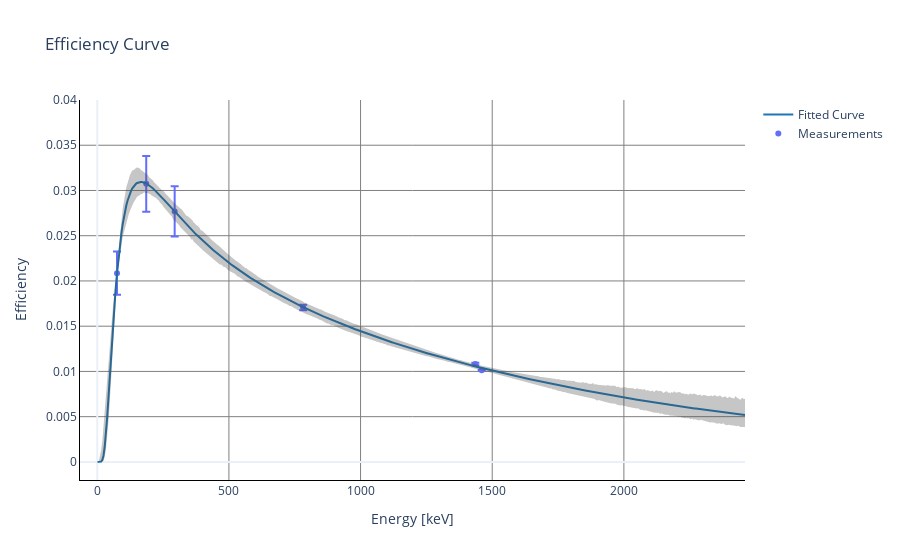

Notebook code cell kept with this figure:
### Code cell
importlib.reload(am)

plot_eff = am.Efficiency(source_energies,eff,eff_uncer)

plot_eff.mutate()
plot_eff.fitting()
plot_eff.plotter_pretty(0.04)

### Figure 1 — Plotly figure (JSON) as saved in the notebook; plotly's stock layout.template omitted (floating-point values rounded to 4 significant figures; data arrays with more than 128 entries replaced by an {"elided": "..."} marker saying what was removed)
{"data": [{"error_y": {"array": [0.00239, 0.003081, 0.002774, 0.0002977, 0.0001506, 5.944e-05], "type": "data", "visible": true}, "mode": "markers", "name": "Measurements", "type": "scatter", "x": [75, 186, 294, 782, 1436.0, 1460], "y": [0.02085, 0.03074, 0.02769, 0.01707, 0.01082, 0.01013]}, {"line": {"color": "rgb(31, 119, 180)"}, "mode": "lines", "name": "Fitted Curve", "type": "scatter", "x": {"elided": "540 float values"}, "y": {"elided": "540 float values"}}, {"line": {"width": 0}, "marker": {"color": "#444"}, "mode": "lines", "name": "Upper Bound", "showlegend": false, "type": "scatter", "x": {"elided": "540 float values"}, "y": {"elided": "540 float values"}}, {"fill": "tonexty", "fillcolor": "rgba(68, 68, 68, 0.3)", "line": {"width": 0}, "marker": {"color": "#444"}, "mode": "lines", "name": "Lower Bound", "showlegend": false, "type": "scatter", "x": {"elided": "540 float values"}, "y": {"elided": "540 float values"}}], "layout": {"hovermode": "x", "plot_bgcolor": "rgba(0,0,0,0)", "title": {"text": "Efficiency Curve"}, "xaxis": {"gridcolor": "gray", "linecolor": "black", "tickcolor": "black", "title": {"text": "Energy [keV]"}}, "yaxis": {"gridcolor": "gray", "linecolor": "black", "range": [-0.002, 0.04], "showgrid": true, "tickcolor": "black", "title": {"text": "Efficiency"}}}}
